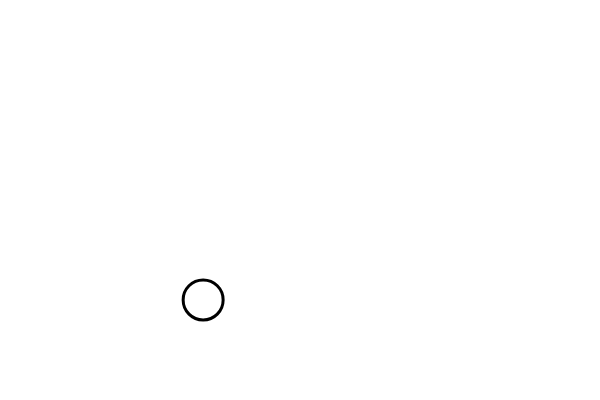
Frame 1 (no input)
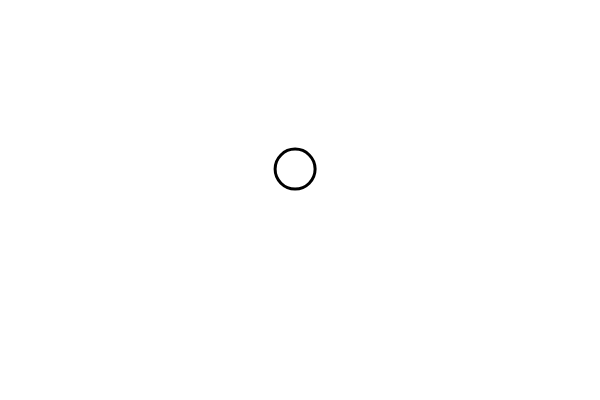
Frame 60 (no input)
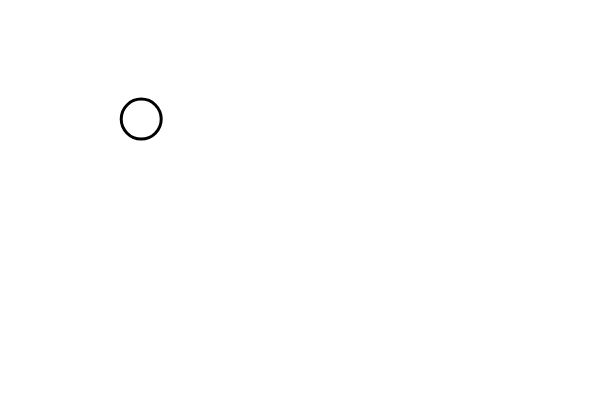
Frame 120 (the mouse pressed at the canvas centre since frame 60)

The p5.js sketch that drew these frames (run headless with seeded random() and noise() and a simulated clock; from frame 60 on, the mouse is pressed at the canvas centre):

// p5.js sketch
// ── sketch.js
function setup() {

createCanvas (600,400);
strokeWeight(3);
}
var r = 100, a = 1, x, y;

function draw()
{
clear();
translate(200,200);
  x = r*sin(a*PI/100);
  y = r*cos(a*PI/100);
  a = a +1;
  ellipse(x,y,40,40);
}
